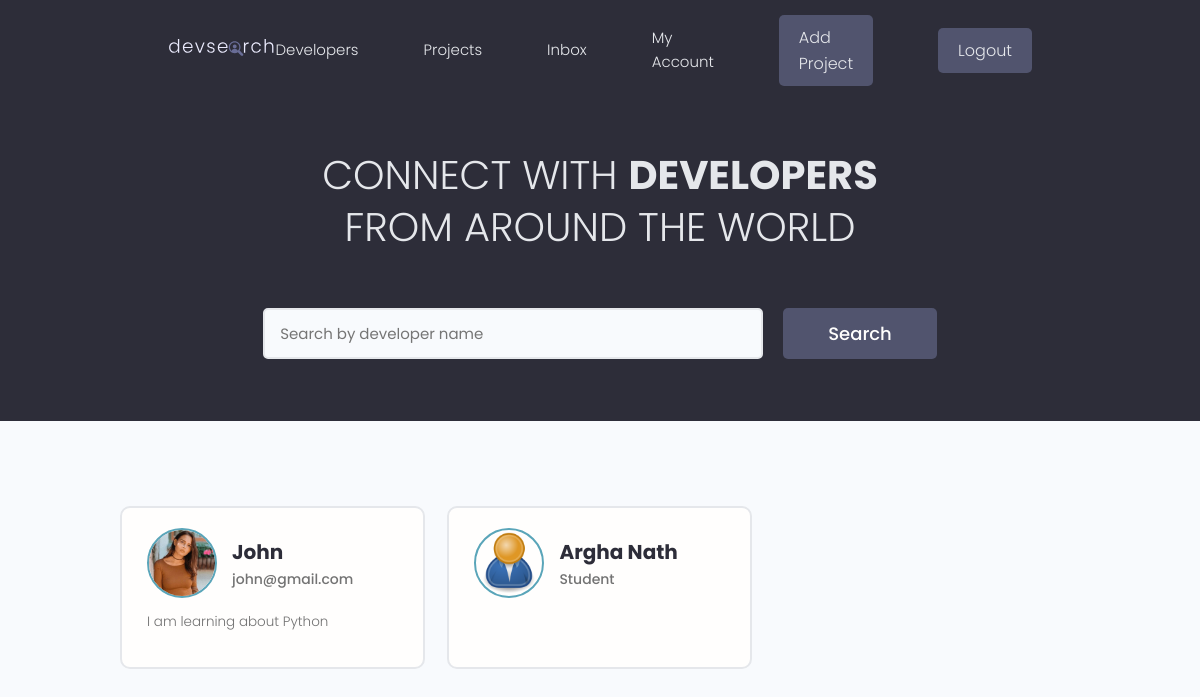
The page / (signed in) on the database as committed earlier.
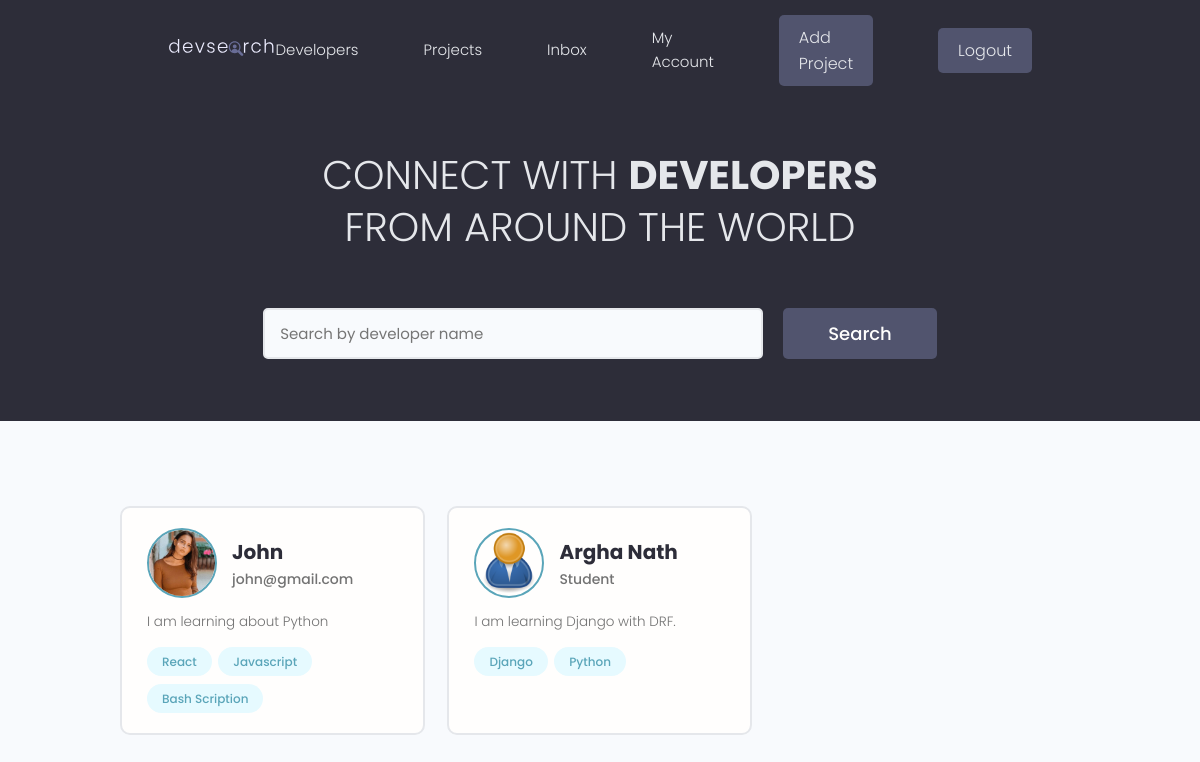
The same page on the database as committed later.
### users/models.py (models this page shows, shortened)
class Profile(models.Model):
    user = models.OneToOneField(
        User, on_delete=models.CASCADE, null=True, blank=True)
    name = models.CharField(max_length=100, null=True, blank=True)
    email = models.CharField(max_length=200, null=True, blank=True)
    username = models.CharField(max_length=100, null=True, blank=True)
    location = models.CharField(max_length=100, null=True, blank=True)
    about = models.CharField(max_length=200, null=True, blank=True)
    bio = models.TextField(null=True, blank=True)
    profile_image = models.ImageField(
        null=True, blank=True, upload_to='profiles', default='profiles/user-default.png')
    social_github = models.CharField(max_length=200, null=True, blank=True)
    social_twitter = models.CharField(max_length=200, null=True, blank=True)
    social_linkedin = models.CharField(max_length=200, null=True, blank=True)
    social_youtube = models.CharField(max_length=200, null=True, blank=True)
    social_website = models.CharField(max_length=200, null=True, blank=True)
    created = models.DateTimeField(auto_now_add=True)
    id = models.UUIDField(default=uuid.uuid4, unique=True,
                          editable=False, primary_key=True)

class Skill(models.Model):
    owner = models.ForeignKey(
        Profile, on_delete=models.CASCADE, null=True, blank=True)
    name = models.CharField(max_length=200, null=True,
                            blank=True)
    description = models.TextField(null=True, blank=True)
    created = models.DateTimeField(auto_now_add=True)
    id = models.UUIDField(default=uuid.uuid4, unique=True,
                          editable=False, primary_key=True)
    def __str__(self):
        return self.name

### users/views.py (the view)
# urls.py: path('', profiles, name='profiles'),
def profiles(request):
    profiles = Profile.objects.all()  # Get all the profiles from the database
    context = {
        'profiles': profiles
    }
    return render(request, 'users/profiles.html', context)

### users/templates/users/profiles.html (shortened to what this page needs)
{% extends 'main.html' %}
{% block content %}
<main class="home">
    <section class="hero-section text-center">
      <div class="container container--narrow">
        <div class="hero-section__box">
          <h2>CONNECT WITH <span>DEVELOPERS</span></h2>
          <h2>FROM AROUND THE WORLD</h2>
        </div>
        <div class="hero-section__search">
          <form class="form" action="#" method="get">
            <div class="form__field">
              <input class="input input--text" id="formInput#search" type="text" name="text"
                placeholder="Search by developer name" />
            </div>
            <input class="btn btn--sub btn--lg" type="submit" value="Search" />
          </form>
        </div>
      </div>
    </section>
    <section class="devlist">
        <div class="container">
            <div class="grid grid--three">
                {% for profile in profiles %}
                    <div class="column card">
                        <div class="dev">
                            <a href="{% url 'user-profile' profile.id %}" class="card__body">
                                <div class="dev__profile">
                                    <img class="avatar avatar--md" src="{{profile.profile_image.url}}" alt="image" />
                                    <div class="dev__meta">
                                        <h3>{{profile.name}}</h3>
                                        <h5>{{profile.about|slice:"50"}}</h5>
                                    </div>
                                </div>
                                <p class="dev__info">
                                    {{profile.bio|slice:"150"}}
                                </p>
                                <div class="dev__skills">
                                    {% for skill in profile.skill_set.all|slice:"5" %}
                                        <span class="tag tag--pill tag--main">
                                            <small>{{skill}}</small>
                                        </span>
                                    {% endfor %}
                                </div>
                            </a>
                        </div>
                    </div>
                {% endfor %}
            </div>
      </div>
    </section>
  </main>
{% endblock %}

Rows that differ between the two databases and show on the page:
added Skill: name "React", shown under Profile "John"
added Skill: name "Javascript", shown under Profile "John"
added Skill: name "Bash Scription", shown under Profile "John"
changed Profile "Argha Nath": bio (not shown) → "I am learning Django with DRF."
added Skill: name "Django", shown under Profile "Argha Nath"
added Skill: name "Python", shown under Profile "Argha Nath"
